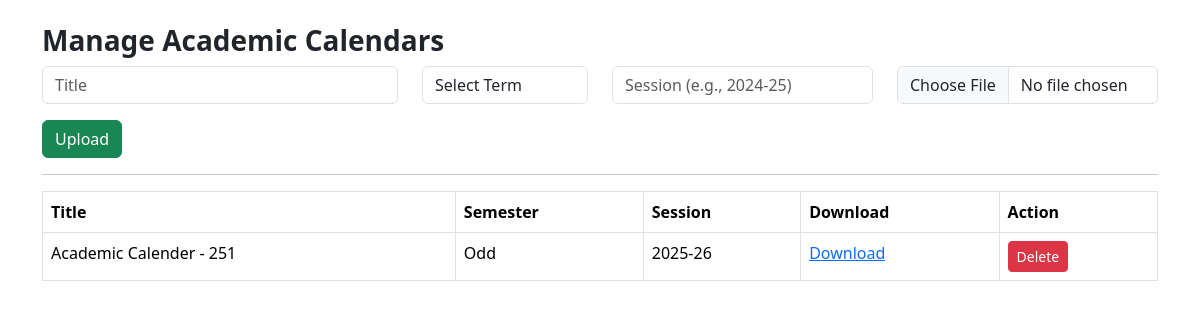
The app's page /admin/calendar with its own data.
### tables this page shows
CREATE TABLE AcademicCalendar (
    id INTEGER PRIMARY KEY AUTOINCREMENT,
    title TEXT NOT NULL,
    term TEXT,
    session TEXT,
    filename TEXT NOT NULL
);

### app.py (the view, shortened to what this page needs)
@app.route('/admin/calendar', methods=['GET', 'POST'])
def upload_calendar():
    con = sqlite3.connect(os.path.join(app.instance_path, 'gpd_site.db'))
    cur = con.cursor()
    cur.execute("SELECT * FROM AcademicCalendar")
    calendars = [{'id': row[0], 'title': row[1], 'term': row[2], 'session': row[3], 'filename': row[4]} for row in cur.fetchall()]
    con.close()
    return render_template('admin_manage_calendar.html', calendars=calendars)

### templates/admin_manage_calendar.html (shortened to what this page needs)
{% extends "base.html" %}
{% block content %}
<div class="container my-4">
    <h3>Manage Academic Calendars</h3>
    <form method="post" enctype="multipart/form-data" action="{{ url_for('upload_calendar') }}">
    <div class="row mb-3">
        <div class="col-md-4">
            <input type="text" name="title" class="form-control" placeholder="Title" required>
        </div>
        <div class="col-md-2">
            <select name="term" class="form-control" required>
                <option value="" disabled selected>Select Term</option>
            </select>
        </div>
        <div class="col-md-3">
            <input type="text" name="session" class="form-control" placeholder="Session (e.g., 2024-25)" required>
        </div>
        <div class="col-md-3">
            <input type="file" name="file" class="form-control" required>
        </div>
    </div>
    <button class="btn btn-success" type="submit">Upload</button>
</form>
    <hr>
    <table class="table mt-3 table-bordered">
        <thead><tr><th>Title</th><th>Semester</th><th>Session</th><th>Download</th><th>Action</th></tr></thead>
        <tbody>
            {% for cal in calendars %}
            <tr>
                <td>{{ cal.title }}</td>
                <td>{{ cal.term }}</td>
                <td>{{ cal.session }}</td>
                <td><a href="{{ url_for('static', filename='uploads/Academic_Calenders/' ~ cal.filename) }}" download>Download</a></td>
                <td><a href="{{ url_for('delete_calendar', id=cal.id) }}" class="btn btn-danger btn-sm">Delete</a></td>
            </tr>
            {% endfor %}
        </tbody>
    </table>
</div>
{% endblock %}

### static/css/style.css (style rules this page uses)
body { font-family: 'Segoe UI', Tahoma, Geneva, Verdana, sans-serif; }
h1, h3 { font-weight: bold; }

### records on screen
AcademicCalendar: title "Academic Calender - 251", term "Odd", session "2025-26"
